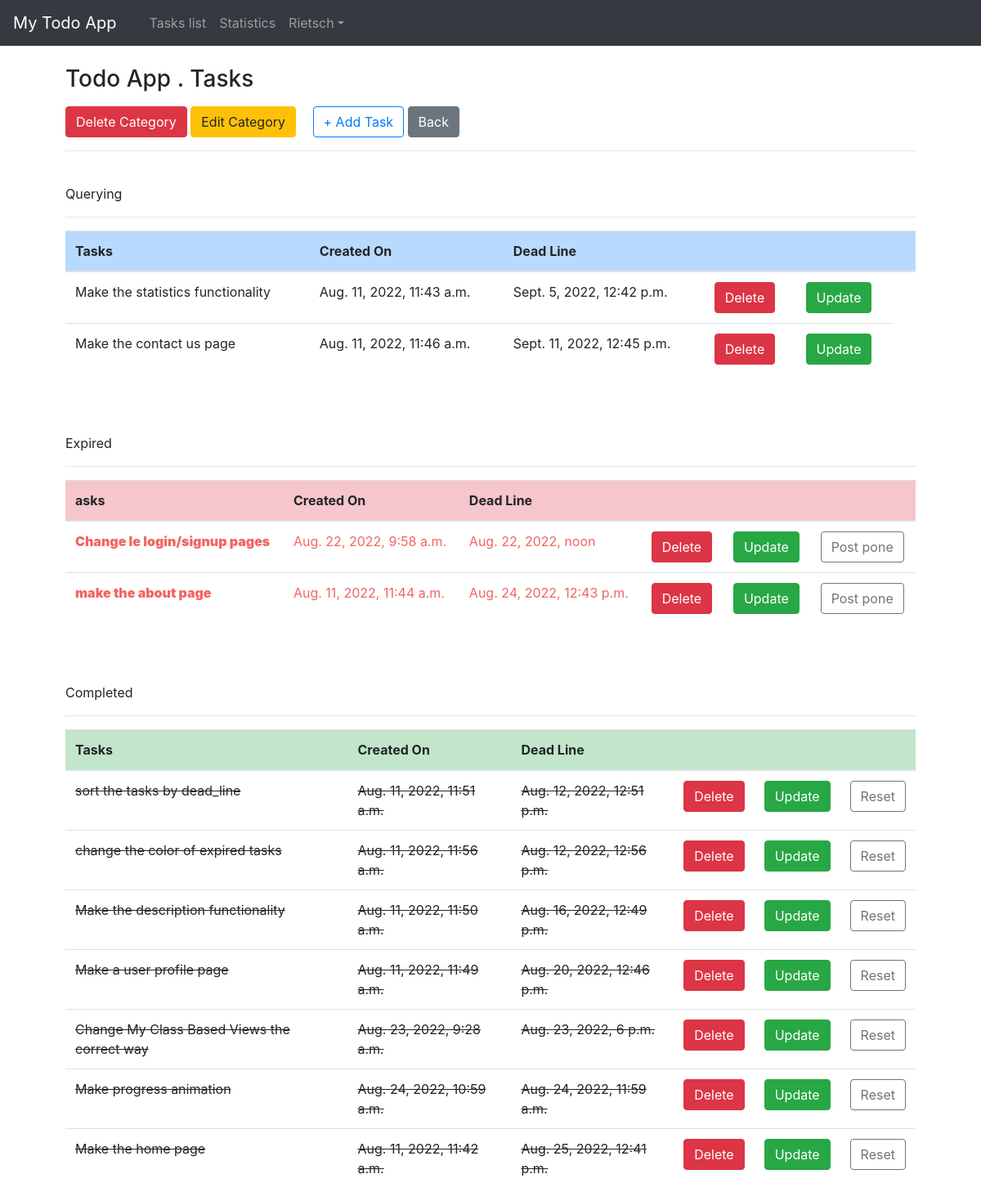
Screenshot of /task_categories/Rietsch-Todo-App-cat/ (signed in) with the database file from the repository.
### users/models.py (models this page shows)
class CustomUser(AbstractUser):
    def get_absolute_url(self):
        return reverse('login')

### categories/models.py (models this page shows, shortened)
class Category(models.Model):
    STATUS_CHOICES = (
        ('2', 'On progress'),
        ('3', 'Completed'),
        ('1', 'Empty'),
    )
    author = models.ForeignKey(get_user_model(), on_delete=models.CASCADE, related_name='category_list')
    user_title = models.CharField(max_length=200, unique=True)
    title = models.CharField(max_length=200)
    description = models.TextField(blank=True, null=True)
    status = models.CharField(max_length=4, choices=STATUS_CHOICES, default=STATUS_CHOICES[2][0])
    progress = models.IntegerField(default=0)
    created_on = models.DateField(default=timezone.now)
    slug = models.SlugField()

### tasks/models.py (models this page shows, shortened)
class Task(models.Model):
    author = models.ForeignKey(get_user_model(), on_delete=models.CASCADE)
    category = models.ForeignKey('categories.Category', on_delete=models.CASCADE, related_name='task_list')
    title = models.CharField(max_length=200)
    description = models.TextField(blank=True, null=True)
    created_on = models.DateTimeField(auto_now_add=True)
    dead_line = models.DateTimeField(blank=False, null=False, default=timezone.now)
    completed = models.BooleanField(default=False,)
    class Meta:
        ordering = ('dead_line',)
    @property
    def is_querying(self):
        return timezone.now() < self.dead_line and not self.completed
    @property
    def is_completed(self):
        return self.completed
    @property
    def is_expired(self):
        return timezone.now() >= self.dead_line and not self.completed

### categories/views.py (the view)
# urls.py: path('<slug:slug>/', CategoryDetailView.as_view(), name='cat_detail'),
class CategoryDetailView(LoginRequiredMixin, UserPassesTestMixin, DetailView):
    model = Category
    template_name = 'categories/category_detail.html'
    login_url = 'login'
    def test_func(self):
        obj = self.get_object()
        return obj.author == self.request.user

### categories/templates/categories/category_detail.html (shortened to what this page needs)
{% extends 'pages/base.html' %}
{% load static %}
{% load tz %}
{% block content %}
    <h3 class="mt-4">{{ category.title }} . Tasks</h3>
    <p class="mt-3">
        <div class="option-group">
            <a href="{% url 'cat_delete' category.slug %}" class="btn btn-danger">Delete Category</a>
            <a href="{% url 'cat_update' category.slug %}" class="btn btn-warning">Edit Category</a>
            <a href="{% url 'task_create' category.slug %}" class="btn btn-outline-primary ml-3">+ Add Task</a>
            <a href="{% url 'cat_list' %}" class="btn btn-secondary">Back</a>
        </div>
        <hr><br>
        <span>Querying</span>
        <hr>
        <table class="table mb-5 ">
            <thead style="background-color:#B8DAFF">
                <tr>
                    <th scope="col">Tasks</th>
                    <th scope="col">Created On</th>
                    <th scope="col">Dead Line</th>
                    <th scope="col"></th>
                    <th scope="col"></th>
                    <th scope="col"></th>
                </tr>
            </thead>
            <tbody>
                {% for task in category.task_list.all %}
                    {% if task.is_querying %}
                    <tr>
                        <td class="title">{{ task.title }}</td>
                        <td data-label="created on">{{ task.created_on }}</td>
                        <td data-label="dead line">{{ task.dead_line }}</td>
                        <td><a href="{% url 'task_delete' task.pk %}" class="btn btn-danger">Delete</a></td>
                        <td><a href="{% url 'task_update' task.pk %}" class="btn btn-success">Update</a></td>
                    </tr>
                    {% endif %}
                {% empty %}
                    <tr>
                        <td colspan="5">No task found <a href="{% url 'task_create' category.slug %}">create one</a></td>
                    </tr>
                {% endfor %}
            </tbody>
        </table>
        <br>
        <span>Expired</span>
        <hr>
        <table class="table mb-5">
            <thead  style="background-color:#F5C6CB">
                <tr>
                    <th scope="col">asks</th>
                    <th scope="col">Created On</th>
                    <th scope="col">Dead Line</th>
                    <th scope="col"></th>
                    <th scope="col"></th>
                    <th scope="col"></th>
                </tr>
            </thead>
            <tbody>
                {% for task in category.task_list.all %}
                    {% if task.is_expired %}
                    <tr style="color:#F36461;">
                        <td style="font-weight: 900;" class="title">{{ task.title }}</td>
                        <td data-label="created on">{{ task.created_on }}</td>
                        <td data-label="dead line">{{ task.dead_line }}</td>
                        <td><a href="{% url 'task_delete' task.pk %}" class="btn btn-danger">Delete</a></td>
                        <td><a href="{% url 'task_update' task.pk %}" class="btn btn-success">Update</a></td>
                        <td><a href="{% url 'task_reset' task.pk %}" class="btn btn-outline-secondary">Post pone</a></td>
                    </tr>
                    {% endif %}
                {% endfor %}
            </tbody>
        </table>
        <br>
        <span>Completed</span>
        <hr>
        <table class="table">
            <thead style="background-color:#C3E6CB">
                <tr>
                    <th scope="col">Tasks</th>
                    <th scope="col">Created On</th>
                    <th scope="col">Dead Line</th>
                    <th scope="col"></th>
                    <th scope="col"></th>
                    <th scope="col"></th>
                </tr>
            </thead>
            <tbody>
                {% for task in category.task_list.all %}
                    {% if task.is_completed %}
                    <tr style="text-decoration: line-through;">
                        <td class="title">{{ task.title }}</td>
                        <td data-label="created on">{{ task.created_on }}</td>
                        <td data-label="dead line">{{ task.dead_line }}</td>
                        <td><a href="{% url 'task_delete' task.pk %}" class="btn btn-danger">Delete</a></td>
                        <td><a href="{% url 'task_update' task.pk %}" class="btn btn-success">Update</a></td>
                        <td><a href="{% url 'task_reset' task.pk %}" class="btn btn-outline-secondary">Reset</a></td>
                    </tr>
                    {% endif %}
                {% endfor %}
            </tbody>
        </table>
{% endblock content %}

### pages/templates/pages/base.html (shortened to what this page needs)
{% load static %}
<!DOCTYPE html>
<html lang="en">
<head>
    <link rel="stylesheet" href="{% static 'css/bootstrap.css' %}">
</head>
<body>
    {% block navigation %}
        <nav class="navbar navbar-expand-md navbar-dark bg-dark" style="position:sticky; z-index:1111;">
            <a href="{% url 'home' %}" class="navbar-brand">My Todo App</a>
            <div class="collapse navbar-collapse" id="itemCollapse">
                {% if user.is_authenticated %}
                    <ul class="navbar-nav ml-3">
                        <li class="nav-item" id="Tlist"><a href="{% url 'cat_list' %}" class="nav-link">Tasks list</a></li>
                        <li class="nav-item "><a href="{% url 'stats_detail' %}" class="nav-link">Statistics</a></li>
                    </ul>
                    <ul class="navbar-nav">
                        <li class="nav-item mr-5 dropdown float-right" id="userMenu">
                            <a href="#" class="nav-link dropdown-toggle" data-toggle="dropdown" aria-haspopup="true">{{ user.username }}</a>
                        </li>
                    </ul>
                {% else %}
                    <form class="form-inline ml-auto">
                        <a href="{% url 'login' %}" class="btn btn-primary">Login</a>
                        <a href="{% url 'signup' %}" class="btn btn-outline-success ml-3">SignUp</a>
                    </form>
                {% endif %}
            </div>
        </nav>
    {% endblock navigation%}
    <div class="container">
        {% block content %}
        {% endblock content %}
    </div>
</body>
</html>

### pages/templates/pages/base.html (style rules this page uses)
.nav-link { display: block; padding: 0.5rem 1rem; }
.nav-item { list-style: none; }

### rows the page displays
CustomUser: username "Rietsch"
Category: title "Todo App"
Task: title "Make the statistics functionality", created_on "Aug. 11, 2022, 11:43 a.m.", dead_line "Sept. 5, 2022, 12:42 p.m."
Task: title "Make the contact us page", created_on "Aug. 11, 2022, 11:46 a.m.", dead_line "Sept. 11, 2022, 12:45 p.m."
Task: title "Change le login/signup pages", created_on "Aug. 22, 2022, 9:58 a.m.", dead_line "Aug. 22, 2022, noon"
Task: title "make the about page", created_on "Aug. 11, 2022, 11:44 a.m.", dead_line "Aug. 24, 2022, 12:43 p.m."
Task: title "sort the tasks by dead_line", created_on "Aug. 11, 2022, 11:51 a.m.", dead_line "Aug. 12, 2022, 12:51 p.m."
Task: title "change the color of expired tasks", created_on "Aug. 11, 2022, 11:56 a.m.", dead_line "Aug. 12, 2022, 12:56 p.m."
Task: title "Make the description functionality", created_on "Aug. 11, 2022, 11:50 a.m.", dead_line "Aug. 16, 2022, 12:49 p.m."
Task: title "Make a user profile page", created_on "Aug. 11, 2022, 11:49 a.m.", dead_line "Aug. 20, 2022, 12:46 p.m."
Task: title "Change My Class Based Views the correct way", created_on "Aug. 23, 2022, 9:28 a.m.", dead_line "Aug. 23, 2022, 6 p.m."
Task: title "Make progress animation", created_on "Aug. 24, 2022, 10:59 a.m.", dead_line "Aug. 24, 2022, 11:59 a.m."
Task: title "Make the home page", created_on "Aug. 11, 2022, 11:42 a.m.", dead_line "Aug. 25, 2022, 12:41 p.m."
